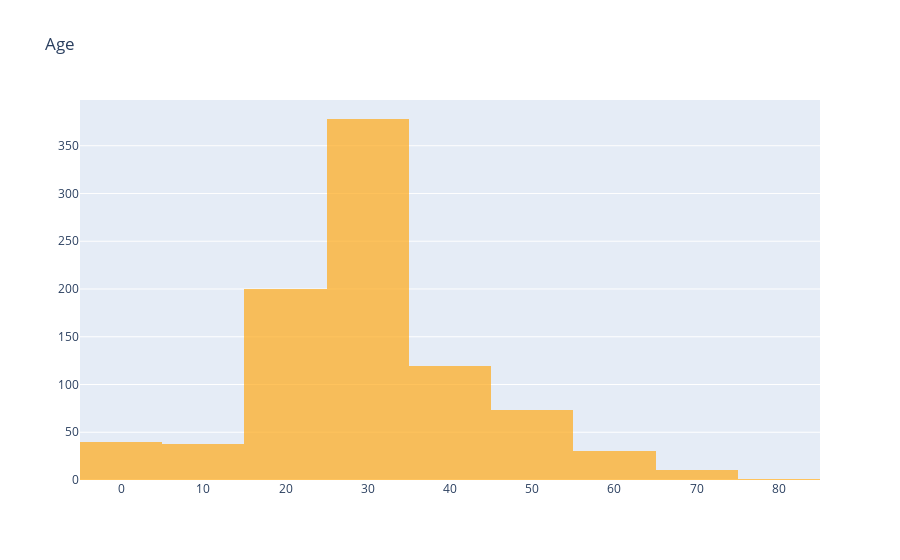
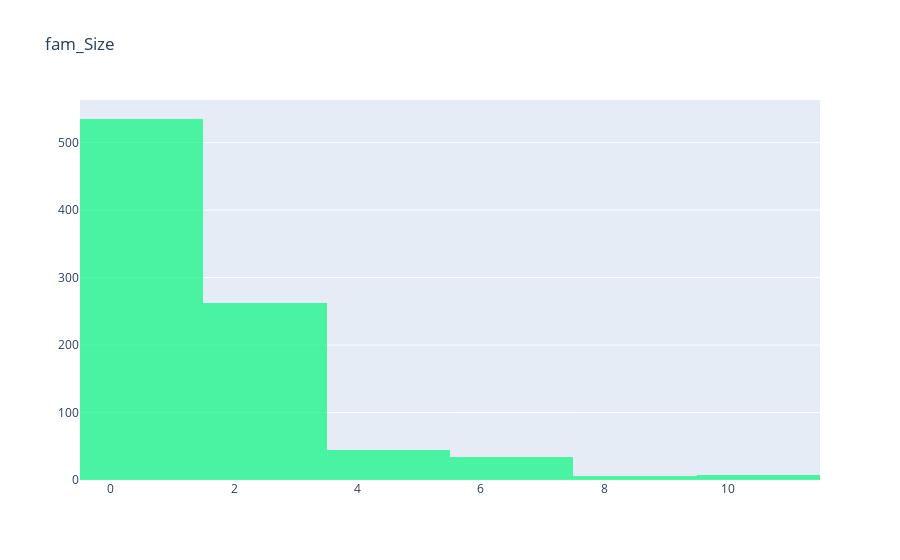
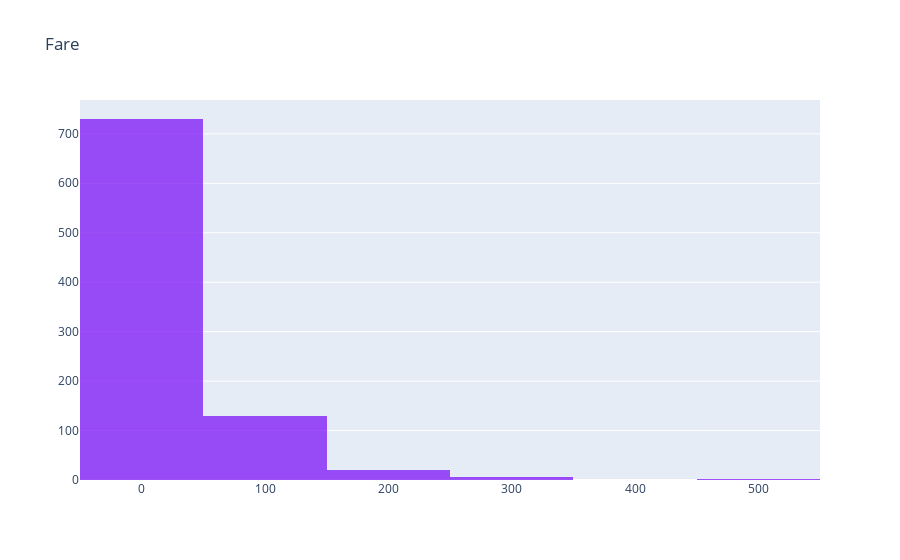

The code cell stored with these charts, in order, in its notebook:
### Code cell
num = ['Age', 'fam_Size', 'Fare']
color= ['#FFAA19', '#08F67F', '#7708F6']

for col, c in zip(num, color):
    fig = go.Figure()
    df = data[col]
    fig.add_trace(go.Histogram(x=df, nbinsx=10, marker_color=c, opacity=0.7))
    fig.update_layout(
        title_text=col)
    fig.show()

### Figure 1 — Plotly figure (JSON) as saved in the notebook; plotly's stock layout.template omitted (floating-point values rounded to 4 significant figures; data arrays with more than 128 entries replaced by an {"elided": "..."} marker saying what was removed)
{"data": [{"marker": {"color": "#FFAA19"}, "nbinsx": 10, "opacity": 0.7, "type": "histogram", "x": {"elided": "889 float values"}}], "layout": {"title": {"text": "Age"}}}

### Figure 2 — Plotly figure (JSON) as saved in the notebook; plotly's stock layout.template omitted (floating-point values rounded to 4 significant figures; data arrays with more than 128 entries replaced by an {"elided": "..."} marker saying what was removed)
{"data": [{"marker": {"color": "#08F67F"}, "nbinsx": 10, "opacity": 0.7, "type": "histogram", "x": {"elided": "889 int values"}}], "layout": {"title": {"text": "fam_Size"}}}

### Figure 3 — Plotly figure (JSON) as saved in the notebook; plotly's stock layout.template omitted (floating-point values rounded to 4 significant figures; data arrays with more than 128 entries replaced by an {"elided": "..."} marker saying what was removed)
{"data": [{"marker": {"color": "#7708F6"}, "nbinsx": 10, "opacity": 0.7, "type": "histogram", "x": {"elided": "889 float values"}}], "layout": {"title": {"text": "Fare"}}}
